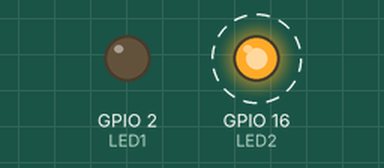
Recording of a sketch running on a simulated ESP8266 (NodeMCU). On the bench: output pins drawn as LEDs (lit = HIGH). Dashed ring = blinking. WiFi joins after 1.5 s; servers stay silent unless stated; uploads are accepted with an empty reply; what the sketch prints to the serial monitor is not drawn.

Above: at 4.7 s.
Timing chart, 0 to 7.5 s (numbered marks = the images above):
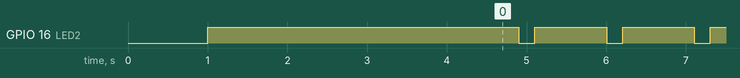

Measured:
- by itself, GPIO 16 (LED2): alternates HIGH for 0.91 s and LOW for 0.20 s

The sketch:

EspPHPSql.ino
```cpp
#include <ESP8266WiFi.h>
#include <WiFiClient.h>
#include <ESP8266HTTPClient.h>
const char *ssid = "Bao Truc";
const char *pass = "24682468";
uint8_t LED1 = 2;
uint8_t LED2 = 16;

long last = 0;
int nhietdo = 0;
int doam = 0;
int anhsang = 0;
int trangthairelay1 = 0;
int trangthairelay2 = 0;
int bien1 = 0;
int bien2 = 0;
int bien = 0;
int controlden1 = 0;
int controlden2 = 0;
void setup()
{
  delay(1000);
  Serial.begin(9600);
  pinMode(LED1, OUTPUT);
  pinMode(LED2, OUTPUT);
  digitalWrite(LED2, HIGH);
  delay(1000);
  WiFi.begin(ssid, pass);
  Serial.print("Connecting");
  while (WiFi.status() != WL_CONNECTED)
  {
    delay(500);
    Serial.print(".");
  }
  Serial.println("");
  Serial.print("Connected to ");
  Serial.println(ssid);
  Serial.print("IP address: ");
  Serial.println(WiFi.localIP());
  digitalWrite(LED1, LOW);
  last = millis();
  delay(1000);
  Serial.println("Start");
}

void loop()
{
  if (WiFi.status() == WL_CONNECTED)
  {
    if (millis() - last > 500)
    {
      Read_DieuKhien_PHP();
      chuongtrinhcambien();
      Send_Data_PHP( String(nhietdo) , String(doam) , String(anhsang) , String(trangthairelay1) , String(trangthairelay2));
      last = millis();
    }
  }
}

void chuongtrinhcambien()
{
  nhietdo++;
  doam = doam + 2;
  anhsang = anhsang + 3;
}
void Send_Data_PHP(String nhietdo , String doam , String anhsang , String relay1 , String relay2)
{
  HTTPClient http;
  //http.begin("http://ip:port//folder chứa file InsertDB.php ( htdocs) /InsertDB.php");

  //http://192.168.1.25:80//DatabasePHP/InsertDB.php
  http.begin("http://192.168.1.25:80//DatabasePHP/InsertDB.php");
  http.addHeader("Content-Type", "application/x-www-form-urlencoded");
  String httpRequestData = "nhietdo="   + String(nhietdo)
                           + "&doam=" +  String(doam)
                           + "&anhsang="  + String(anhsang)
                           + "&relay1="  + String(relay1)
                           + "&relay2="  + String(relay2)
                           + "";
  // hiển thị dữ liệu request
  bien1++;
  Serial.print(bien1);
  Serial.print(".Data Send PHP:");
  Serial.println(httpRequestData);
  // Send HTTP POST request về databasephp
  int httpResponseCode = http.POST(httpRequestData);
  // nếu đưa dữ liệu thành công httpResponseCode == 200
  // nếu không đưa dữ liệu dc httpResponseCode == -1
  if (httpResponseCode > 0)
  {
    //Serial.print("HTTP Response code: ");
    //Serial.println(httpResponseCode);
    Serial.println("Send Data Thành Công");
    digitalWrite(LED2, LOW);
    delay(200);
    digitalWrite(LED2, HIGH);
  }
  else
  {
    Serial.print("Error: ");
    Serial.println(httpResponseCode);
  }
  http.end();
  //=================================================================================
}


void Read_DieuKhien_PHP()
{
  HTTPClient http;
  const char* host = "http://192.168.1.25:80//DatabasePHP/Getdatadieukhien.php";
  http.begin(host);
  http.addHeader("Content-Type", "application/x-www-form-urlencoded");
  int httpCode = http.GET();

  // nếu lấy thành công httpCode = 200
  if (httpCode == 200)
  {
    bien++;
    String payload = http.getString();
    Serial.print(bien);
    Serial.print(".Data Read PHP:");
    Serial.println(payload);
    //=======================================
    // khung data điều khiển A[thiết bị 1]B[thietbi2]C[text1]D[text2]E
    // A1B => ON đèn 1 , A0B => OFF đèn 1

    // kiểm tra có sự thay đổi không => nếu có thì thực hiện

    if (payload.indexOf("A0B") >= 0)
    {
      Serial.println("OFF đèn 1");
      trangthairelay1 = 0;

    }
    else if (payload.indexOf("A1B") >= 0)
    {
      Serial.println("ON đèn 1");
      trangthairelay1 = 1;
    }

    //=======================================
  }
  http.end();
}
```
